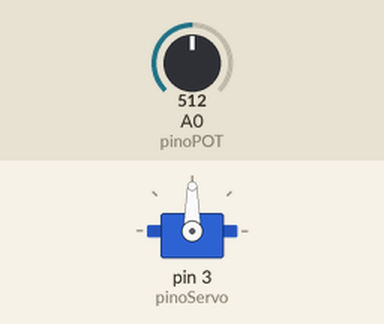
Simulated run of this sketch. Board: Arduino Uno, built with avr-gcc and run on an emulated ATmega328P. Shown: servo. The inputs (shaded band) are chosen by the test bench; at power-on: A0 (pinoPOT) = 512.

Above: at 1.2 s.
1.3 s: A0 (pinoPOT) set to 716
At 2.1 s:
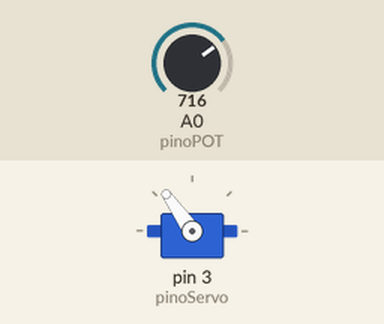
2.8 s: A0 (pinoPOT) set to 900
At 4.0 s:
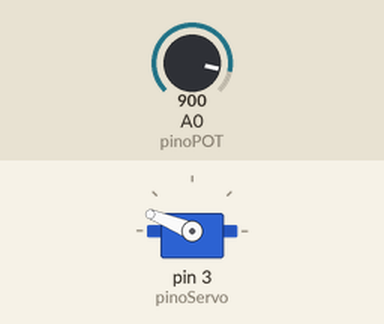
4.3 s: A0 (pinoPOT) set to 1023
At 5.5 s:
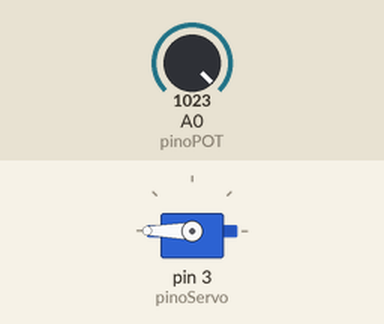
5.8 s: A0 (pinoPOT) set to 306
At 6.4 s:
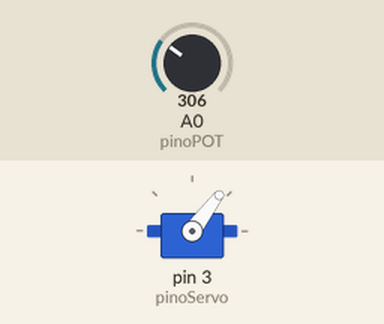
7.3 s: A0 (pinoPOT) set to 122
At 7.8 s:
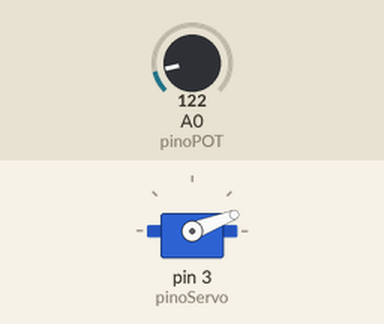
Timing chart, 0 to 9.8 s (numbered marks = the images above; inputs shaded):
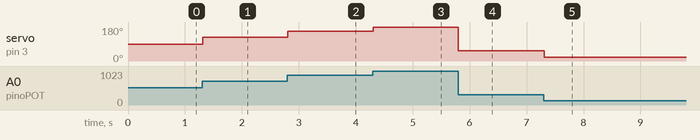

Measured:
- after the input at 1.3 s, servo on pin 3 (pinoServo): 90° → 125° at once
- after the input at 2.8 s, servo on pin 3 (pinoServo): 125° → 158° at once
- after the input at 4.3 s, servo on pin 3 (pinoServo): 158° → 180° at once
- after the input at 5.8 s, servo on pin 3 (pinoServo): 180° → 53° at once
- after the input at 7.3 s, servo on pin 3 (pinoServo): 53° → 21° at once

The sketch:

exemplo_servo_pot.ino
```cpp
#include <Servo.h> //INCLUSÃO DA BIBLIOTECA NECESSÁRIA

Servo servo; //OBJETO DO TIPO SERVO

const int pinoPOT = A0; //PINO ANALÓGICO UTILIZADO PELO POTENCIÔMETRO
const int pinoServo = 3; //PINO DIGITAL UTILIZADO PELO SERVO

int leituraA0; //VARIÁVEL QUE ARMAZENA O VALOR LIDO NA PORTA ANALÓGICA

void setup(){
  servo.attach(pinoServo); //ASSOCIAÇÃO DO PINO DIGITAL AO OBJETO DO TIPO SERVO
  pinMode(pinoPOT, INPUT); //DEFINE A PORTA COMO ENTRADA
}
void loop(){
  leituraA0 = analogRead(pinoPOT); //LÊ O VALOR NA PORTA ANALÓGICA (VALOR LIDO EM BITS QUE VAI DE 0 A 1023 BITS)
  leituraA0 = map(leituraA0, 0, 1023, 0, 180); //EXECUTA A FUNÇÃO "map" DE ACORDO COM OS PARÂMETROS PASSADOS
  servo.write(leituraA0); //APLICA AO SERVO O VALOR / POSIÇÃO GERADO PELA FUNÇÃO "map"
  delay(15); //INTERVALO DE 15ms
}
```
